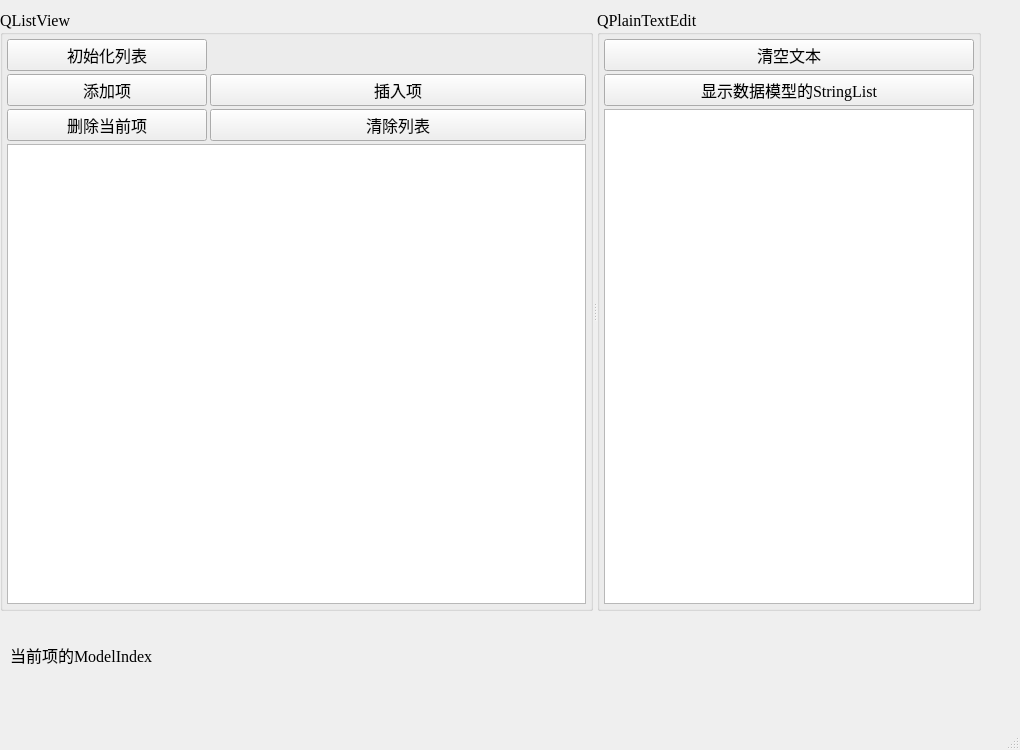
<?xml version="1.0" encoding="UTF-8"?>
<ui version="4.0">
 <class>TestStringListModel</class>
 <widget class="QMainWindow" name="TestStringListModel">
  <property name="geometry">
   <rect>
    <x>0</x>
    <y>0</y>
    <width>1020</width>
    <height>750</height>
   </rect>
  </property>
  <property name="minimumSize">
   <size>
    <width>1000</width>
    <height>750</height>
   </size>
  </property>
  <property name="maximumSize">
   <size>
    <width>1020</width>
    <height>800</height>
   </size>
  </property>
  <property name="font">
   <font>
    <family>Times New Roman</family>
    <pointsize>12</pointsize>
   </font>
  </property>
  <property name="windowTitle">
   <string>TestStringListModel</string>
  </property>
  <widget class="QWidget" name="centralwidget">
   <widget class="QSplitter" name="splitter">
    <property name="geometry">
     <rect>
      <x>0</x>
      <y>10</y>
      <width>981</width>
      <height>601</height>
     </rect>
    </property>
    <property name="orientation">
     <enum>Qt::Horizontal</enum>
    </property>
    <widget class="QGroupBox" name="groupBox">
     <property name="title">
      <string>QListView</string>
     </property>
     <layout class="QVBoxLayout" name="verticalLayout_3">
      <property name="spacing">
       <number>3</number>
      </property>
      <property name="leftMargin">
       <number>4</number>
      </property>
      <property name="topMargin">
       <number>4</number>
      </property>
      <property name="rightMargin">
       <number>4</number>
      </property>
      <property name="bottomMargin">
       <number>4</number>
      </property>
      <item>
       <layout class="QGridLayout" name="gridLayout">
        <item row="0" column="0">
         <widget class="QPushButton" name="btnIniList">
          <property name="minimumSize">
           <size>
            <width>200</width>
            <height>30</height>
           </size>
          </property>
          <property name="maximumSize">
           <size>
            <width>120</width>
            <height>100</height>
           </size>
          </property>
          <property name="text">
           <string>初始化列表</string>
          </property>
         </widget>
        </item>
        <item row="1" column="0">
         <widget class="QPushButton" name="btnListAppend">
          <property name="minimumSize">
           <size>
            <width>200</width>
            <height>30</height>
           </size>
          </property>
          <property name="maximumSize">
           <size>
            <width>120</width>
            <height>100</height>
           </size>
          </property>
          <property name="text">
           <string>添加项</string>
          </property>
         </widget>
        </item>
        <item row="1" column="1">
         <widget class="QPushButton" name="btnListInsert">
          <property name="minimumSize">
           <size>
            <width>200</width>
            <height>30</height>
           </size>
          </property>
          <property name="maximumSize">
           <size>
            <width>400</width>
            <height>100</height>
           </size>
          </property>
          <property name="text">
           <string>插入项</string>
          </property>
         </widget>
        </item>
        <item row="2" column="0">
         <widget class="QPushButton" name="btnListDelete">
          <property name="minimumSize">
           <size>
            <width>200</width>
            <height>30</height>
           </size>
          </property>
          <property name="maximumSize">
           <size>
            <width>400</width>
            <height>100</height>
           </size>
          </property>
          <property name="text">
           <string>删除当前项</string>
          </property>
         </widget>
        </item>
        <item row="2" column="1">
         <widget class="QPushButton" name="btnListClear">
          <property name="minimumSize">
           <size>
            <width>200</width>
            <height>30</height>
           </size>
          </property>
          <property name="maximumSize">
           <size>
            <width>400</width>
            <height>100</height>
           </size>
          </property>
          <property name="text">
           <string>清除列表</string>
          </property>
         </widget>
        </item>
       </layout>
      </item>
      <item>
       <widget class="QListView" name="listView">
        <property name="minimumSize">
         <size>
          <width>250</width>
          <height>160</height>
         </size>
        </property>
        <property name="maximumSize">
         <size>
          <width>20000</width>
          <height>20000</height>
         </size>
        </property>
       </widget>
      </item>
     </layout>
    </widget>
    <widget class="QGroupBox" name="groupBox_2">
     <property name="title">
      <string>QPlainTextEdit</string>
     </property>
     <layout class="QVBoxLayout" name="verticalLayout_2">
      <property name="spacing">
       <number>3</number>
      </property>
      <property name="leftMargin">
       <number>4</number>
      </property>
      <property name="topMargin">
       <number>4</number>
      </property>
      <property name="rightMargin">
       <number>4</number>
      </property>
      <property name="bottomMargin">
       <number>4</number>
      </property>
      <item>
       <layout class="QVBoxLayout" name="verticalLayout">
        <item>
         <widget class="QPushButton" name="btnTextClear">
          <property name="minimumSize">
           <size>
            <width>250</width>
            <height>30</height>
           </size>
          </property>
          <property name="maximumSize">
           <size>
            <width>2000</width>
            <height>100</height>
           </size>
          </property>
          <property name="text">
           <string>清空文本</string>
          </property>
         </widget>
        </item>
        <item>
         <widget class="QPushButton" name="btnTextImport">
          <property name="minimumSize">
           <size>
            <width>250</width>
            <height>30</height>
           </size>
          </property>
          <property name="maximumSize">
           <size>
            <width>2000</width>
            <height>100</height>
           </size>
          </property>
          <property name="text">
           <string>显示数据模型的StringList</string>
          </property>
         </widget>
        </item>
       </layout>
      </item>
      <item>
       <widget class="QPlainTextEdit" name="plainTextEdit"/>
      </item>
     </layout>
    </widget>
   </widget>
   <widget class="QLabel" name="LabInfo1">
    <property name="geometry">
     <rect>
      <x>10</x>
      <y>630</y>
      <width>400</width>
      <height>50</height>
     </rect>
    </property>
    <property name="minimumSize">
     <size>
      <width>400</width>
      <height>50</height>
     </size>
    </property>
    <property name="text">
     <string>当前项的ModelIndex</string>
    </property>
   </widget>
   <widget class="QLabel" name="LabInfo">
    <property name="geometry">
     <rect>
      <x>430</x>
      <y>630</y>
      <width>400</width>
      <height>50</height>
     </rect>
    </property>
    <property name="minimumSize">
     <size>
      <width>400</width>
      <height>50</height>
     </size>
    </property>
    <property name="text">
     <string/>
    </property>
   </widget>
  </widget>
  <widget class="QMenuBar" name="menubar">
   <property name="geometry">
    <rect>
     <x>0</x>
     <y>0</y>
     <width>1020</width>
     <height>23</height>
    </rect>
   </property>
  </widget>
  <widget class="QStatusBar" name="statusbar"/>
 </widget>
 <resources/>
 <connections/>
</ui>
